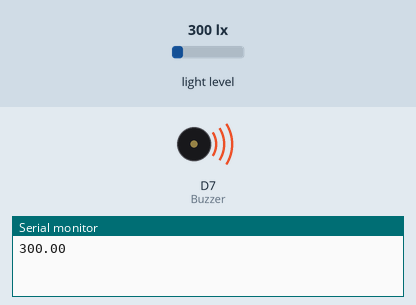
Bench run of a sketch on a simulated ESP8266 (NodeMCU). On the bench: buzzer (waves = sounding), the last lines printed to the serial monitor. The test bench sets the inputs (shaded band); at power-on: light level 300 lx.

Above: at 0.2 s.
At 5.5 s:
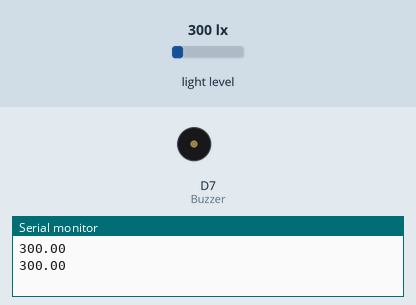
Timing chart, 0 to 8.1 s (numbered marks = the images above):
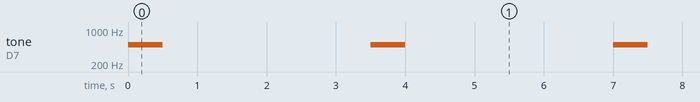

Measured:
- by itself, tone on D7 (Buzzer): alternates 500 Hz for 0.50 s and silent for 3.0 s

The sketch:

esp8266_dht22_ultasonik_lightLux.ino
```cpp
#include <BH1750.h>
#include <SPI.h>
#include <Wire.h>

BH1750 sCahaya(0x23);

#define Buzzer      D7


void setup() {

  pinMode(Buzzer, OUTPUT);

  Wire.begin();
  Serial.begin(9600);
  sCahaya.begin();

}
void loop() {

  float lux = sCahaya.readLightLevel();
  Serial.println(lux);

  tone(Buzzer, 500);
  delay(500);
  noTone(Buzzer);


  delay(3000);

}


//=================FUNGSI=========================

//void StokABMix () {
//  long durasi;
//  digitalWrite(triggerpin, LOW);
//  delayMicroseconds(2);
//  digitalWrite(triggerpin, HIGH);
//  delayMicroseconds(2);
//  digitalWrite(triggerpin, LOW);
//
//  durasi = pulseIn(echopin, HIGH);
//  jarakABMix = (durasi / 2) / 29.1;
//}
```
